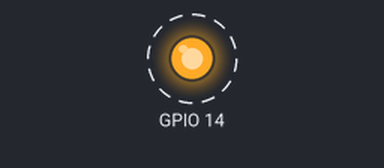
The program below on a simulated Raspberry Pi (BCM pin numbers). Parts: output pins drawn as LEDs (lit = HIGH). Dashed ring = blinking. What the program prints to the terminal is not drawn.

Above: at 0.5 s.
Timing chart, 0 to 4.6 s (numbered marks = the images above):
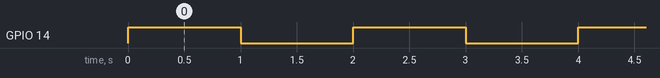

The program:

GPIO_use.py
```python
import lgpio
import time

# Open the GPIO chip (e.g., chip 0)
h = lgpio.gpiochip_open(0)

# Claim a pin as output (e.g., pin 17)
lgpio.gpio_claim_output(h, 14)

while True:
# Write a high value
    lgpio.gpio_write(h, 14, 1)
    print("ON")
    time.sleep(1)

    # Write a low value
    lgpio.gpio_write(h, 14, 0)
    print("OFF")
    time.sleep(1)

# Release the pin
lgpio.gpio_free(h, 14)

# Close the GPIO chip
lgpio.gpiochip_close(h)
```

Measured:
- by itself, GPIO 14: alternates HIGH for 1.0 s and LOW for 1.0 s
